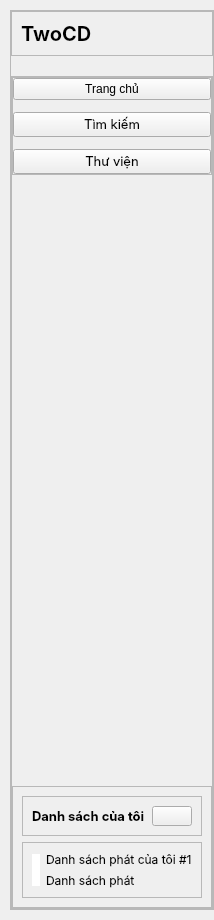
     <widget class="QWidget" name="leftmenu" native="true">
      <property name="minimumSize">
       <size>
        <width>200</width>
        <height>920</height>
       </size>
      </property>
      <property name="maximumSize">
       <size>
        <width>220</width>
        <height>10000</height>
       </size>
      </property>
      <layout class="QVBoxLayout" name="verticalLayout_35">
       <property name="spacing">
        <number>10</number>
       </property>
       <property name="leftMargin">
        <number>10</number>
       </property>
       <property name="topMargin">
        <number>10</number>
       </property>
       <property name="rightMargin">
        <number>0</number>
       </property>
       <property name="bottomMargin">
        <number>10</number>
       </property>
       <item>
        <widget class="QFrame" name="frame_11">
         <property name="frameShape">
          <enum>QFrame::StyledPanel</enum>
         </property>
         <property name="frameShadow">
          <enum>QFrame::Raised</enum>
         </property>
         <layout class="QVBoxLayout" name="verticalLayout_33">
          <property name="spacing">
           <number>20</number>
          </property>
          <property name="leftMargin">
           <number>0</number>
          </property>
          <property name="topMargin">
           <number>0</number>
          </property>
          <property name="rightMargin">
           <number>0</number>
          </property>
          <property name="bottomMargin">
           <number>0</number>
          </property>
          <item>
           <widget class="QFrame" name="frame_12">
            <property name="frameShape">
             <enum>QFrame::StyledPanel</enum>
            </property>
            <property name="frameShadow">
             <enum>QFrame::Raised</enum>
            </property>
            <layout class="QHBoxLayout" name="horizontalLayout_10">
             <item alignment="Qt::AlignTop">
              <widget class="QLabel" name="label_32">
               <property name="font">
                <font>
                 <family>Inter</family>
                 <pointsize>15</pointsize>
                 <weight>75</weight>
                 <bold>true</bold>
                </font>
               </property>
               <property name="text">
                <string>TwoCD</string>
               </property>
              </widget>
             </item>
            </layout>
           </widget>
          </item>
          <item>
           <widget class="QFrame" name="frame_13">
            <property name="sizePolicy">
             <sizepolicy hsizetype="Preferred" vsizetype="Expanding">
              <horstretch>0</horstretch>
              <verstretch>0</verstretch>
             </sizepolicy>
            </property>
            <property name="frameShape">
             <enum>QFrame::StyledPanel</enum>
            </property>
            <property name="frameShadow">
             <enum>QFrame::Raised</enum>
            </property>
            <layout class="QVBoxLayout" name="verticalLayout_37">
             <property name="spacing">
              <number>0</number>
             </property>
             <property name="leftMargin">
              <number>0</number>
             </property>
             <property name="topMargin">
              <number>0</number>
             </property>
             <property name="rightMargin">
              <number>0</number>
             </property>
             <property name="bottomMargin">
              <number>0</number>
             </property>
             <item alignment="Qt::AlignTop">
              <widget class="QFrame" name="frame_15">
               <property name="frameShape">
                <enum>QFrame::StyledPanel</enum>
               </property>
               <property name="frameShadow">
                <enum>QFrame::Raised</enum>
               </property>
               <layout class="QVBoxLayout" name="verticalLayout_36">
                <property name="spacing">
                 <number>12</number>
                </property>
                <property name="leftMargin">
                 <number>0</number>
                </property>
                <property name="topMargin">
                 <number>0</number>
                </property>
                <property name="rightMargin">
                 <number>0</number>
                </property>
                <property name="bottomMargin">
                 <number>0</number>
                </property>
                <item>
                 <widget class="QPushButton" name="pushButton_4">
                  <property name="text">
                   <string>Trang chủ</string>
                  </property>
                  <property name="icon">
                   <iconset>
                    <normaloff>resources.qrc/home.svg</normaloff>resources.qrc/home.svg</iconset>
                  </property>
                  <property name="iconSize">
                   <size>
                    <width>24</width>
                    <height>24</height>
                   </size>
                  </property>
                 </widget>
                </item>
                <item>
                 <widget class="QPushButton" name="pushButton_5">
                  <property name="font">
                   <font>
                    <family>Inter</family>
                    <pointsize>10</pointsize>
                   </font>
                  </property>
                  <property name="text">
                   <string>Tìm kiếm</string>
                  </property>
                  <property name="icon">
                   <iconset>
                    <normaloff>resources.qrc/search.svg</normaloff>resources.qrc/search.svg</iconset>
                  </property>
                  <property name="iconSize">
                   <size>
                    <width>24</width>
                    <height>24</height>
                   </size>
                  </property>
                 </widget>
                </item>
                <item>
                 <widget class="QPushButton" name="pushButton_6">
                  <property name="font">
                   <font>
                    <family>Inter</family>
                    <pointsize>10</pointsize>
                   </font>
                  </property>
                  <property name="text">
                   <string>Thư viện</string>
                  </property>
                  <property name="icon">
                   <iconset>
                    <normaloff>resources.qrc/playlist.svg</normaloff>resources.qrc/playlist.svg</iconset>
                  </property>
                  <property name="iconSize">
                   <size>
                    <width>24</width>
                    <height>24</height>
                   </size>
                  </property>
                 </widget>
                </item>
               </layout>
              </widget>
             </item>
             <item>
              <widget class="QFrame" name="frame_25">
               <property name="sizePolicy">
                <sizepolicy hsizetype="Preferred" vsizetype="Expanding">
                 <horstretch>0</horstretch>
                 <verstretch>0</verstretch>
                </sizepolicy>
               </property>
               <property name="maximumSize">
                <size>
                 <width>210</width>
                 <height>122</height>
                </size>
               </property>
               <property name="font">
                <font>
                 <family>Inter</family>
                </font>
               </property>
               <property name="layoutDirection">
                <enum>Qt::RightToLeft</enum>
               </property>
               <property name="frameShape">
                <enum>QFrame::StyledPanel</enum>
               </property>
               <property name="frameShadow">
                <enum>QFrame::Raised</enum>
               </property>
               <layout class="QVBoxLayout" name="verticalLayout_40">
                <item>
                 <widget class="QFrame" name="frame_27">
                  <property name="maximumSize">
                   <size>
                    <width>210</width>
                    <height>40</height>
                   </size>
                  </property>
                  <property name="frameShape">
                   <enum>QFrame::StyledPanel</enum>
                  </property>
                  <property name="frameShadow">
                   <enum>QFrame::Raised</enum>
                  </property>
                  <layout class="QHBoxLayout" name="horizontalLayout_15">
                   <item>
                    <widget class="QPushButton" name="pushButton_8">
                     <property name="sizePolicy">
                      <sizepolicy hsizetype="Fixed" vsizetype="Fixed">
                       <horstretch>0</horstretch>
                       <verstretch>0</verstretch>
                      </sizepolicy>
                     </property>
                     <property name="maximumSize">
                      <size>
                       <width>40</width>
                       <height>40</height>
                      </size>
                     </property>
                     <property name="text">
                      <string/>
                     </property>
                     <property name="icon">
                      <iconset>
                       <normaloff>resources.qrc/plus.svg</normaloff>resources.qrc/plus.svg</iconset>
                     </property>
                    </widget>
                   </item>
                   <item>
                    <widget class="QLabel" name="label_37">
                     <property name="maximumSize">
                      <size>
                       <width>180</width>
                       <height>28</height>
                      </size>
                     </property>
                     <property name="font">
                      <font>
                       <family>Inter</family>
                       <pointsize>10</pointsize>
                       <weight>75</weight>
                       <bold>true</bold>
                      </font>
                     </property>
                     <property name="text">
                      <string>Danh sách của tôi</string>
                     </property>
                    </widget>
                   </item>
                  </layout>
                 </widget>
                </item>
                <item>
                 <widget class="QFrame" name="frame_26">
                  <property name="frameShape">
                   <enum>QFrame::StyledPanel</enum>
                  </property>
                  <property name="frameShadow">
                   <enum>QFrame::Raised</enum>
                  </property>
                  <layout class="QHBoxLayout" name="horizontalLayout_14">
                   <item>
                    <layout class="QVBoxLayout" name="verticalLayout_39">
                     <item>
                      <widget class="QLabel" name="label_62">
                       <property name="font">
                        <font>
                         <family>Inter</family>
                        </font>
                       </property>
                       <property name="text">
                        <string>Danh sách phát của tôi #1</string>
                       </property>
                      </widget>
                     </item>
                     <item>
                      <widget class="QLabel" name="label_39">
                       <property name="font">
                        <font>
                         <family>Inter</family>
                        </font>
                       </property>
                       <property name="text">
                        <string>Danh sách phát</string>
                       </property>
                      </widget>
                     </item>
                    </layout>
                   </item>
                   <item>
                    <widget class="QLabel" name="label_36">
                     <property name="maximumSize">
                      <size>
                       <width>32</width>
                       <height>32</height>
                      </size>
                     </property>
                     <property name="styleSheet">
                      <string notr="true">#label_36{
background-color: #fff;
}</string>
                     </property>
                     <property name="text">
                      <string/>
                     </property>
                     <property name="pixmap">
                      <pixmap>resources.qrc/itunes.svg</pixmap>
                     </property>
                     <property name="scaledContents">
                      <bool>true</bool>
                     </property>
                    </widget>
                   </item>
                  </layout>
                 </widget>
                </item>
               </layout>
              </widget>
             </item>
            </layout>
           </widget>
          </item>
         </layout>
        </widget>
       </item>
      </layout>
     </widget>
